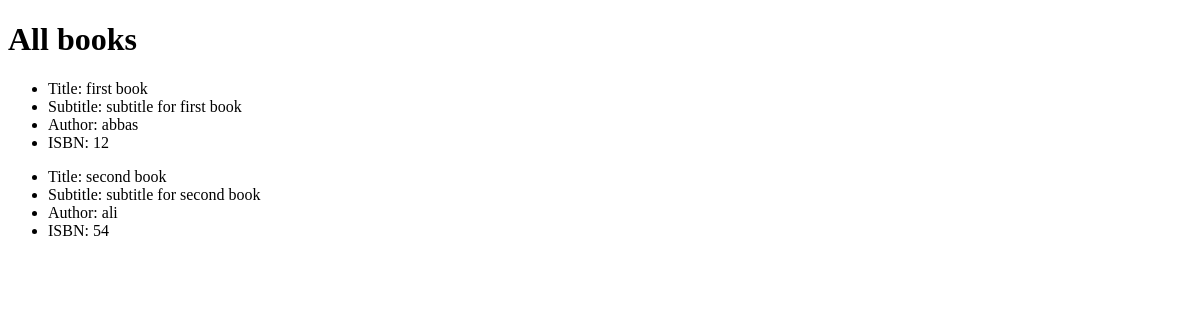
Before: / with the older database file.
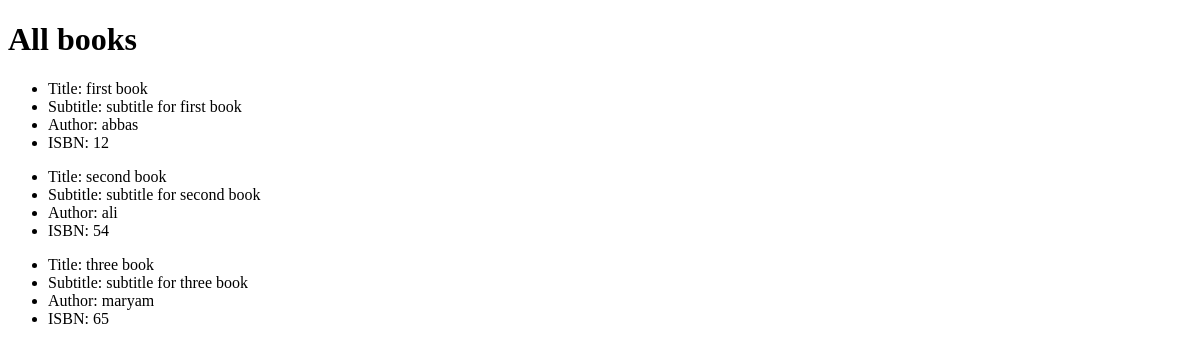
After: the same page with the newer database file.
### books/models.py (models this page shows, shortened)
class Book(models.Model):
    title    = models.CharField(max_length=250)
    subtitle = models.CharField(max_length=250)
    author   = models.CharField(max_length=130)
    isbn     = models.CharField(max_length=13)

### books/views.py (the view)
# urls.py: path("", BookListView.as_view(), name="home"),
class BookListView(ListView):
    model = Book
    context_object_name = 'books'
    template_name = "books/book_list.html"

### templates/books/book_list.html (shortened to what this page needs)
<!DOCTYPE html>
<html lang="en">
<head>
</head>
<body>
    <h1>All books</h1>
    {% for book in books %}
        <ul>
        <li>Title: {{ book.title }}</li>
        <li>Subtitle: {{ book.subtitle }}</li>
        <li>Author: {{ book.author }}</li>
        <li>ISBN: {{ book.isbn }}</li>
        </ul>
    {% endfor %}
</body>
</html>

Changed rows visible on the page:
added Book: title "three book", subtitle "subtitle for three book", author "maryam", isbn "65"
